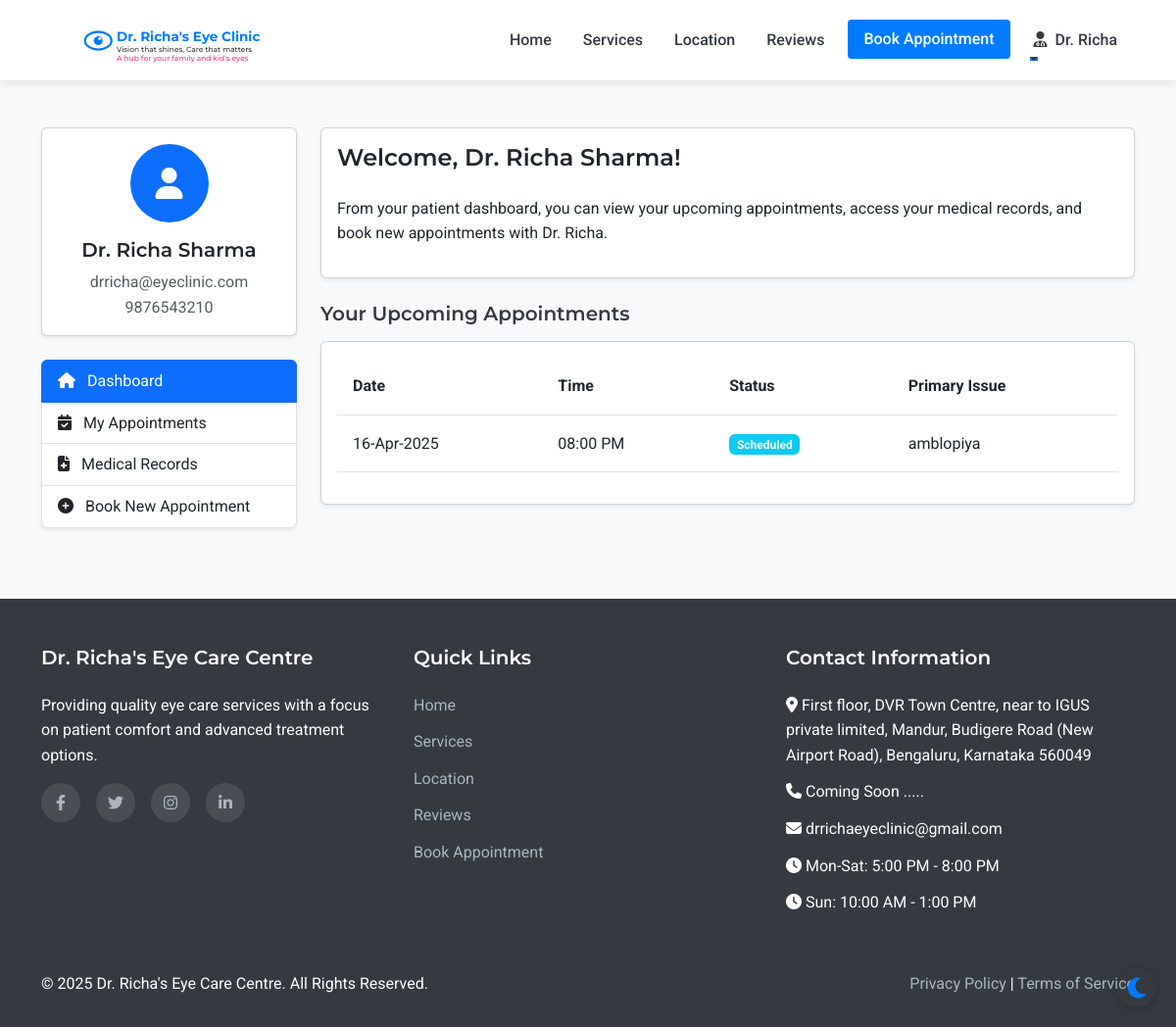
Before: /patient/dashboard (signed in) with the older database file.
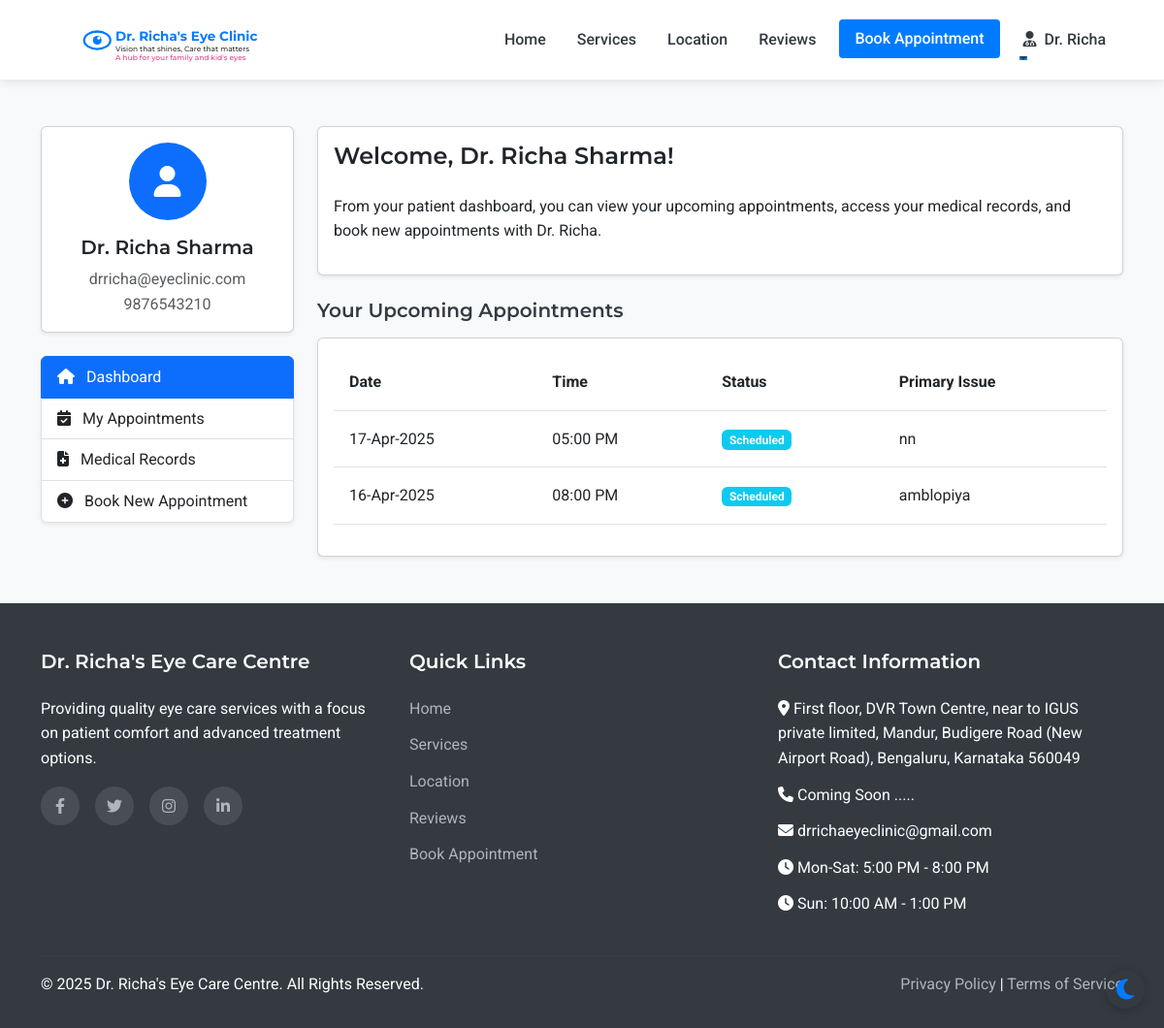
After: the same page with the newer database file.
### models.py (models this page shows, shortened)
class Appointment(db.Model):
    id = db.Column(db.Integer, primary_key=True)
    patient_id = db.Column(db.Integer, db.ForeignKey('patient.id'), nullable=False)
    appointment_date = db.Column(db.Date, nullable=False)
    appointment_time = db.Column(db.Time, nullable=False)
    primary_issue = db.Column(db.Text, nullable=True)
    referral_info = db.Column(db.String(255), nullable=True)
    status = db.Column(db.String(20), default='scheduled')  # scheduled, completed, cancelled
    created_at = db.Column(db.DateTime, default=datetime.utcnow)
    consultation_fee = db.Column(db.Float, nullable=False, default=500.0)
    payment_status = db.Column(db.String(20), default='pending')  # pending, paid

### routes.py (the view)
@app.route('/patient/dashboard')
@login_required
def patient_dashboard():
    appointments = Appointment.query.filter_by(patient_id=current_user.id).order_by(desc(Appointment.appointment_date), desc(Appointment.appointment_time)).all()
    return render_template('patient/dashboard.html', appointments=appointments)

### app.py (called while the page is built)
@login_manager.user_loader
def load_user(user_id):
    from models import Doctor, Assistant, Admin, Patient
    try:
        if user_id.startswith('doctor_'):
            return Doctor.query.get(int(user_id.split('_')[1]))
        elif user_id.startswith('assistant_'):
            return Assistant.query.get(int(user_id.split('_')[1]))
        elif user_id.startswith('admin_'):
            return Admin.query.get(int(user_id.split('_')[1]))
        else:
            return Patient.query.get(int(user_id))
    except (ValueError, AttributeError):
        return None

### routes.py (called while the page is built)
@app.context_processor
def inject_now():
    return {'now': datetime.now()}

### templates/patient/dashboard.html (shortened to what the changed rows need)
{% extends 'layout.html' %}
{% block content %}
<section class="py-5 bg-light">
    <div class="container">
        <div class="row">
            <div class="col-lg-9">
                <div class="card shadow-sm">
                    <div class="card-body">
                        {% if appointments %}
                            <div class="table-responsive">
                                <table class="table table-hover">
                                    <thead>
                                        <tr>
                                            <th>Date</th>
                                            <th>Time</th>
                                            <th>Status</th>
                                            <th>Primary Issue</th>
                                        </tr>
                                    </thead>
                                    <tbody>
                                        {% for appointment in appointments %}
                                            {% if appointment.appointment_date >= now.date() %}
                                                <tr>
                                                    <td>{{ appointment.appointment_date.strftime('%d-%b-%Y') }}</td>
                                                    <td>{{ appointment.appointment_time.strftime('%I:%M %p') }}</td>
                                                    <td>
                                                        {% if appointment.status == 'scheduled' %}
                                                            <span class="badge bg-info">Scheduled</span>
                                                        {% elif appointment.status == 'completed' %}
                                                            <span class="badge bg-success">Completed</span>
                                                        {% else %}
                                                            <span class="badge bg-secondary">{{ appointment.status }}</span>
                                                        {% endif %}
                                                    </td>
                                                    <td>{{ appointment.primary_issue or 'Not specified' }}</td>
                                                </tr>
                                            {% endif %}
                                        {% endfor %}
                                    </tbody>
                                </table>
                            </div>
                            {% set upcoming_count = appointments|selectattr('appointment_date', 'ge', now.date())|list|length %}
                        {% else %}
                            <div class="text-center p-4">
                                <p class="text-muted mb-3">You don't have any appointments yet.</p>
                                <a href="{{ url_for('appointment') }}" class="btn btn-primary">Book Your First Appointment</a>
                            </div>
                        {% endif %}
                    </div>
                </div>
            </div>
        </div>
    </div>
</section>
{% endblock %}

Changed rows visible on the page:
added Appointment: appointment_date "17-Apr-2025", appointment_time "05:00 PM", status "Scheduled", primary_issue "nn"
